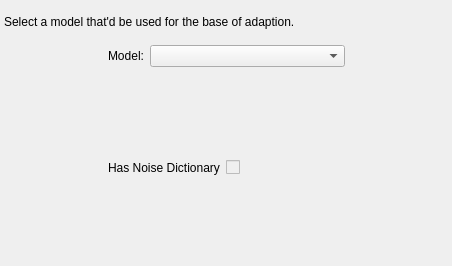
<?xml version="1.0" encoding="UTF-8"?>
<ui version="4.0">
 <class>ModelSelection</class>
 <widget class="QWizardPage" name="ModelSelection">
  <property name="geometry">
   <rect>
    <x>0</x>
    <y>0</y>
    <width>452</width>
    <height>266</height>
   </rect>
  </property>
  <property name="windowTitle">
   <string>Select Model</string>
  </property>
  <property name="title">
   <string>Model Selection</string>
  </property>
  <property name="subTitle">
   <string>Select a model to be used for adaption.</string>
  </property>
  <widget class="QWidget" name="gridLayoutWidget">
   <property name="geometry">
    <rect>
     <x>4</x>
     <y>4</y>
     <width>445</width>
     <height>257</height>
    </rect>
   </property>
   <layout class="QGridLayout" name="gridLayout">
    <item row="0" column="0" colspan="5">
     <widget class="QLabel" name="labelStatus">
      <property name="minimumSize">
       <size>
        <width>0</width>
        <height>0</height>
       </size>
      </property>
      <property name="maximumSize">
       <size>
        <width>16777215</width>
        <height>35</height>
       </size>
      </property>
      <property name="text">
       <string>Select a model that'd be used for the base of adaption.</string>
      </property>
      <property name="wordWrap">
       <bool>true</bool>
      </property>
     </widget>
    </item>
    <item row="1" column="0" rowspan="2">
     <spacer name="horizontalSpacer">
      <property name="orientation">
       <enum>Qt::Horizontal</enum>
      </property>
      <property name="sizeType">
       <enum>QSizePolicy::Fixed</enum>
      </property>
      <property name="sizeHint" stdset="0">
       <size>
        <width>50</width>
        <height>20</height>
       </size>
      </property>
     </spacer>
    </item>
    <item row="1" column="4" rowspan="2">
     <spacer name="horizontalSpacer_2">
      <property name="orientation">
       <enum>Qt::Horizontal</enum>
      </property>
      <property name="sizeType">
       <enum>QSizePolicy::Fixed</enum>
      </property>
      <property name="sizeHint" stdset="0">
       <size>
        <width>50</width>
        <height>20</height>
       </size>
      </property>
     </spacer>
    </item>
    <item row="1" column="1">
     <widget class="QLabel" name="labelModel">
      <property name="sizePolicy">
       <sizepolicy hsizetype="Fixed" vsizetype="Preferred">
        <horstretch>0</horstretch>
        <verstretch>0</verstretch>
       </sizepolicy>
      </property>
      <property name="text">
       <string>Model:</string>
      </property>
     </widget>
    </item>
    <item row="2" column="1" colspan="3">
     <layout class="QFormLayout" name="formLayout">
      <property name="formAlignment">
       <set>Qt::AlignCenter</set>
      </property>
      <item row="0" column="0">
       <widget class="QLabel" name="noiseDictionaryLabel">
        <property name="text">
         <string>Has Noise Dictionary</string>
        </property>
       </widget>
      </item>
      <item row="0" column="1">
       <widget class="QCheckBox" name="checkBoxNoiseDictionary">
        <property name="enabled">
         <bool>false</bool>
        </property>
        <property name="checkable">
         <bool>true</bool>
        </property>
       </widget>
      </item>
     </layout>
    </item>
    <item row="1" column="2" colspan="2">
     <widget class="QComboBox" name="comboBoxModel">
      <property name="sizePolicy">
       <sizepolicy hsizetype="Expanding" vsizetype="Fixed">
        <horstretch>0</horstretch>
        <verstretch>0</verstretch>
       </sizepolicy>
      </property>
     </widget>
    </item>
   </layout>
  </widget>
 </widget>
 <resources/>
 <connections/>
</ui>
